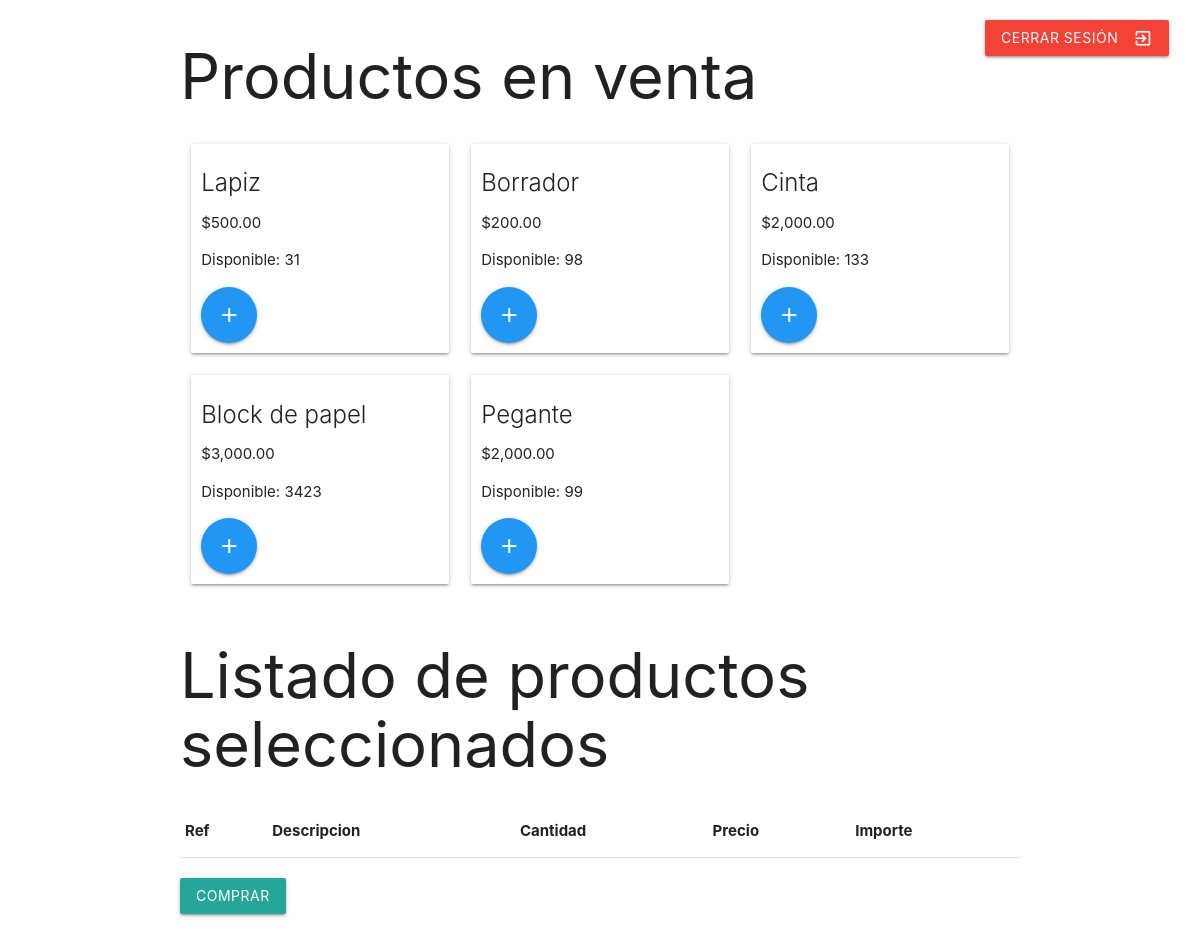
Page /index.php (signed in) on the committed database.
### tables this page shows
CREATE TABLE `productos` (
  `id` int(11) NOT NULL,
  `nombre` varchar(50) NOT NULL,
  `precio` int(11) NOT NULL,
  `cantidad` int(11) NOT NULL
);

### database.php (called while the page is built, shortened)
<?php
class Database
{
    private $_connection;
    private $_host = "localhost";
    private $_username = "root";
    private $_password = "";
    private $_database = "ventas";
    public function __construct()
    {
        $this->_connection = new mysqli($this->_host, $this->_username,$this->_password, $this->_database);
    }
    public function getConnection()
    {
        return $this->_connection;
    }
    public function get_data($sql)
    {
        $ret = array('STATUS'=>'ERROR','ERROR'=>'','DATA'=>array());
        $mysqli = $this->getConnection();
        $res = $mysqli->query($sql);
        if($res)
            $ret['STATUS'] = "OK";
        else
            $ret['ERROR'] = $mysqli->error;
        while($row = $res->fetch_array(MYSQLI_ASSOC))
        {
            $ret['DATA'][] = $row;
        }
        return $ret;
    }
}

### index.php (the view, shortened to what this page needs)
<?php
include_once 'database.php';
$database = new Database();
$result = $database->get_data("SELECT * FROM productos");
if ($result['STATUS'] == 'OK') {
  $productos = $result['DATA'];
} else {
  $productos = [];
}
?>
<!DOCTYPE html>
<html lang="en">
<head>
  <link rel="stylesheet" href="materialize/css/materialize.min.css">
  <link rel="stylesheet" href="css/estilos.css">
</head>
<body>
  <div class="my-5 container d-flex flex-column justify-content-center">
    <div class="row btn-logout">
      <div class="col">
        <a href="logout.php" class="btn red">Cerrar sesión
          <i class="material-icons right">exit_to_app</i>
        </a>
      </div>
    </div>
    <h1 class="text-center">Productos en venta</h1>
    <div class="row">
      <?php foreach ($productos as $producto) { ?>
        <div class="col s4">
          <div class="card">
            <div class="card-body">
              <h5 class="card-title"><?php echo $producto['nombre'] ?></h5>
              <p class="card-text"><?php echo "$" . number_format($producto['precio'], 2) ?></p>
              <p class="card-text"><?php echo "Disponible: " . $producto['cantidad'] ?></p>
              <a href="#" class="btn-floating btn-large waves-effect waves-light blue" onclick="addProduct(<?php echo $producto['id'] ?>)">
                <i class="material-icons btn-add">add</i>
              </a>
            </div>
          </div>
        </div>
      <?php } ?>
    </div>
    <h1 class="text-center">Listado de productos seleccionados</h1>
    <table class="table">
      <thead>
        <tr>
          <th scope="col">Ref</th>
          <th scope="col">Descripcion</th>
          <th scope="col">Cantidad</th>
          <th scope="col">Precio</th>
          <th scope="col">Importe</th>
        </tr>
      </thead>
    </table>
    <div class="btn-container">
      <button class="btn" onclick="comprar()">Comprar</button>
    </div>
  </div>
</body>
</html>

### css/estilos.css (style rules this page uses)
a { margin: auto; }
.card { display: flex; padding: 10px; flex-direction: column; }
i.btn-add { transition: all 0.3s ease-in-out; }
.btn-logout { position: fixed; top: 20px; right: 20px; z-index: 100; }
.btn-container { margin: 20px 0; }

### rows in the picture
productos: nombre "Lapiz", precio "500.00", cantidad "31"
productos: nombre "Borrador", precio "200.00", cantidad "98"
productos: nombre "Cinta", precio "2,000.00", cantidad "133"
productos: nombre "Block de papel", precio "3,000.00", cantidad "3423"
productos: nombre "Pegante", precio "2,000.00", cantidad "99"
